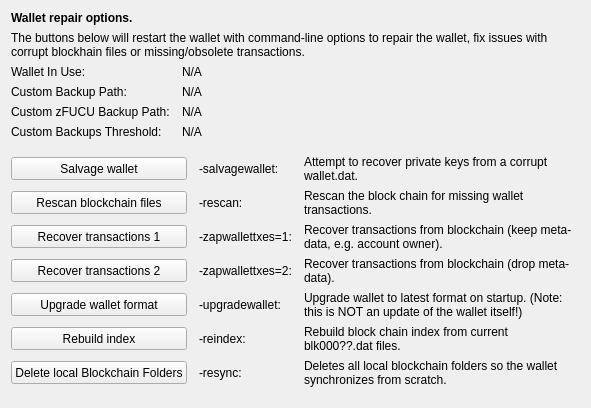
     <widget class="QWidget" name="tab_repair">
      <attribute name="title">
       <string>&amp;Wallet Repair</string>
      </attribute>
      <layout class="QGridLayout" name="gridLayout_4" columnstretch="0,0,0,0">
       <property name="horizontalSpacing">
        <number>12</number>
       </property>
       <item row="0" column="0" colspan="4">
        <widget class="QLabel" name="label_repair_header">
         <property name="font">
          <font>
           <weight>75</weight>
           <bold>true</bold>
          </font>
         </property>
         <property name="text">
          <string>Wallet repair options.</string>
         </property>
        </widget>
       </item>
       <item row="1" column="0" colspan="4">
        <widget class="QLabel" name="label_repair_helptext">
         <property name="font">
          <font>
           <weight>50</weight>
           <bold>false</bold>
          </font>
         </property>
         <property name="text">
          <string>The buttons below will restart the wallet with command-line options to repair the wallet, fix issues with corrupt blockhain files or missing/obsolete transactions.</string>
         </property>
         <property name="wordWrap">
          <bool>true</bool>
         </property>
        </widget>
       </item>
       <item row="2" column="0">
        <widget class="QLabel" name="wallet_path_label">
         <property name="text">
          <string>Wallet In Use:</string>
         </property>
        </widget>
       </item>
       <item row="2" column="1" colspan="3">
        <widget class="QLabel" name="wallet_path">
         <property name="cursor">
          <cursorShape>IBeamCursor</cursorShape>
         </property>
         <property name="text">
          <string>N/A</string>
         </property>
         <property name="textFormat">
          <enum>Qt::PlainText</enum>
         </property>
         <property name="textInteractionFlags">
          <set>Qt::LinksAccessibleByMouse|Qt::TextSelectableByKeyboard|Qt::TextSelectableByMouse</set>
         </property>
        </widget>
       </item>
       <item row="3" column="0">
        <widget class="QLabel" name="wallet_custombackuppath_label">
         <property name="visible">
          <bool>false</bool>
         </property>
         <property name="text">
          <string>Custom Backup Path:</string>
         </property>
        </widget>
       </item>
       <item row="3" column="1" colspan="3">
        <widget class="QLabel" name="wallet_custombackuppath">
         <property name="cursor">
          <cursorShape>IBeamCursor</cursorShape>
         </property>
         <property name="visible">
          <bool>false</bool>
         </property>
         <property name="text">
          <string>N/A</string>
         </property>
         <property name="textFormat">
          <enum>Qt::PlainText</enum>
         </property>
         <property name="textInteractionFlags">
          <set>Qt::LinksAccessibleByMouse|Qt::TextSelectableByKeyboard|Qt::TextSelectableByMouse</set>
         </property>
        </widget>
       </item>
       <item row="4" column="0">
        <widget class="QLabel" name="wallet_customzbibbackuppath_label">
         <property name="visible">
          <bool>false</bool>
         </property>
         <property name="text">
          <string>Custom zFUCU Backup Path:</string>
         </property>
        </widget>
       </item>
       <item row="4" column="1" colspan="3">
        <widget class="QLabel" name="wallet_customzbibbackuppath">
         <property name="cursor">
          <cursorShape>IBeamCursor</cursorShape>
         </property>
         <property name="visible">
          <bool>false</bool>
         </property>
         <property name="text">
          <string>N/A</string>
         </property>
         <property name="textFormat">
          <enum>Qt::PlainText</enum>
         </property>
         <property name="textInteractionFlags">
          <set>Qt::LinksAccessibleByMouse|Qt::TextSelectableByKeyboard|Qt::TextSelectableByMouse</set>
         </property>
        </widget>
       </item>
       <item row="5" column="0">
        <widget class="QLabel" name="wallet_custombackupthreshold_label">
         <property name="visible">
          <bool>false</bool>
         </property>
         <property name="text">
          <string>Custom Backups Threshold:</string>
         </property>
        </widget>
       </item>
       <item row="5" column="1" colspan="3">
        <widget class="QLabel" name="wallet_custombackupthreshold">
         <property name="cursor">
          <cursorShape>IBeamCursor</cursorShape>
         </property>
         <property name="visible">
          <bool>false</bool>
         </property>
         <property name="text">
          <string>N/A</string>
         </property>
         <property name="textFormat">
          <enum>Qt::PlainText</enum>
         </property>
         <property name="textInteractionFlags">
          <set>Qt::LinksAccessibleByMouse|Qt::TextSelectableByKeyboard|Qt::TextSelectableByMouse</set>
         </property>
        </widget>
       </item>
       <item row="6" column="0">
        <spacer name="verticalSpacer_repair1">
         <property name="orientation">
          <enum>Qt::Vertical</enum>
         </property>
         <property name="sizeHint" stdset="0">
          <size>
           <width>10</width>
           <height>10</height>
          </size>
         </property>
        </spacer>
       </item>
       <item row="7" column="0" colspan="2">
        <widget class="QPushButton" name="btn_salvagewallet">
         <property name="minimumSize">
          <size>
           <width>100</width>
           <height>23</height>
          </size>
         </property>
         <property name="text">
          <string>Salvage wallet</string>
         </property>
        </widget>
       </item>
       <item row="7" column="2">
        <widget class="QLabel" name="label_repair_salvage_command">
         <property name="text">
          <string notr="true">-salvagewallet:</string>
         </property>
        </widget>
       </item>
       <item row="7" column="3">
        <widget class="QLabel" name="label_repair_salvage">
         <property name="text">
          <string>Attempt to recover private keys from a corrupt wallet.dat.</string>
         </property>
         <property name="wordWrap">
          <bool>true</bool>
         </property>
        </widget>
       </item>
       <item row="8" column="0" colspan="2">
        <widget class="QPushButton" name="btn_rescan">
         <property name="minimumSize">
          <size>
           <width>100</width>
           <height>23</height>
          </size>
         </property>
         <property name="text">
          <string>Rescan blockchain files</string>
         </property>
        </widget>
       </item>
       <item row="8" column="2">
        <widget class="QLabel" name="label_repair_rescan_command">
         <property name="text">
          <string notr="true">-rescan:</string>
         </property>
        </widget>
       </item>
       <item row="8" column="3">
        <widget class="QLabel" name="label_repair_rescan">
         <property name="text">
          <string>Rescan the block chain for missing wallet transactions.</string>
         </property>
         <property name="wordWrap">
          <bool>true</bool>
         </property>
        </widget>
       </item>
       <item row="9" column="0" colspan="2">
        <widget class="QPushButton" name="btn_zapwallettxes1">
         <property name="minimumSize">
          <size>
           <width>100</width>
           <height>23</height>
          </size>
         </property>
         <property name="text">
          <string>Recover transactions 1</string>
         </property>
        </widget>
       </item>
       <item row="9" column="2">
        <widget class="QLabel" name="label_repair_zap1_command">
         <property name="text">
          <string notr="true">-zapwallettxes=1:</string>
         </property>
        </widget>
       </item>
       <item row="9" column="3">
        <widget class="QLabel" name="label_repair_zap1">
         <property name="text">
          <string>Recover transactions from blockchain (keep meta-data, e.g. account owner).</string>
         </property>
         <property name="wordWrap">
          <bool>true</bool>
         </property>
        </widget>
       </item>
       <item row="10" column="0" colspan="2">
        <widget class="QPushButton" name="btn_zapwallettxes2">
         <property name="minimumSize">
          <size>
           <width>100</width>
           <height>23</height>
          </size>
         </property>
         <property name="text">
          <string>Recover transactions 2</string>
         </property>
        </widget>
       </item>
       <item row="10" column="2">
        <widget class="QLabel" name="label_repair_zap2_command">
         <property name="text">
          <string notr="true">-zapwallettxes=2:</string>
         </property>
        </widget>
       </item>
       <item row="10" column="3">
        <widget class="QLabel" name="label_repair_zap2">
         <property name="text">
          <string>Recover transactions from blockchain (drop meta-data).</string>
         </property>
         <property name="wordWrap">
          <bool>true</bool>
         </property>
        </widget>
       </item>
       <item row="11" column="0" colspan="2">
        <widget class="QPushButton" name="btn_upgradewallet">
         <property name="minimumSize">
          <size>
           <width>100</width>
           <height>23</height>
          </size>
         </property>
         <property name="text">
          <string>Upgrade wallet format</string>
         </property>
        </widget>
       </item>
       <item row="11" column="2">
        <widget class="QLabel" name="label_repair_upgrade_command">
         <property name="text">
          <string notr="true">-upgradewallet:</string>
         </property>
        </widget>
       </item>
       <item row="11" column="3">
        <widget class="QLabel" name="label_repair_upgrade">
         <property name="text">
          <string>Upgrade wallet to latest format on startup. (Note: this is NOT an update of the wallet itself!)</string>
         </property>
         <property name="wordWrap">
          <bool>true</bool>
         </property>
        </widget>
       </item>
       <item row="12" column="0" colspan="2">
        <widget class="QPushButton" name="btn_reindex">
         <property name="minimumSize">
          <size>
           <width>100</width>
           <height>23</height>
          </size>
         </property>
         <property name="text">
          <string>Rebuild index</string>
         </property>
        </widget>
       </item>
       <item row="12" column="2">
        <widget class="QLabel" name="label_repair_reindex_command">
         <property name="text">
          <string notr="true">-reindex:</string>
         </property>
        </widget>
       </item>
       <item row="12" column="3">
        <widget class="QLabel" name="label_repair_reindex">
         <property name="text">
          <string>Rebuild block chain index from current blk000??.dat files.</string>
         </property>
         <property name="wordWrap">
          <bool>true</bool>
         </property>
        </widget>
       </item>
       <item row="13" column="0" colspan="2">
        <widget class="QPushButton" name="btn_resync">
         <property name="minimumSize">
          <size>
           <width>100</width>
           <height>23</height>
          </size>
         </property>
         <property name="text">
          <string>Delete local Blockchain Folders</string>
         </property>
        </widget>
       </item>
       <item row="13" column="2">
        <widget class="QLabel" name="label_repair_resync_command">
         <property name="text">
          <string>-resync:</string>
         </property>
        </widget>
       </item>
       <item row="13" column="3">
        <widget class="QLabel" name="label_repair_resync">
         <property name="text">
          <string>Deletes all local blockchain folders so the wallet synchronizes from scratch.</string>
         </property>
         <property name="wordWrap">
          <bool>true</bool>
         </property>
        </widget>
       </item>
       <item row="14" column="0">
        <spacer name="verticalSpacer_repair2">
         <property name="orientation">
          <enum>Qt::Vertical</enum>
         </property>
         <property name="sizeHint" stdset="0">
          <size>
           <width>20</width>
           <height>10</height>
          </size>
         </property>
        </spacer>
       </item>
      </layout>
     </widget>
